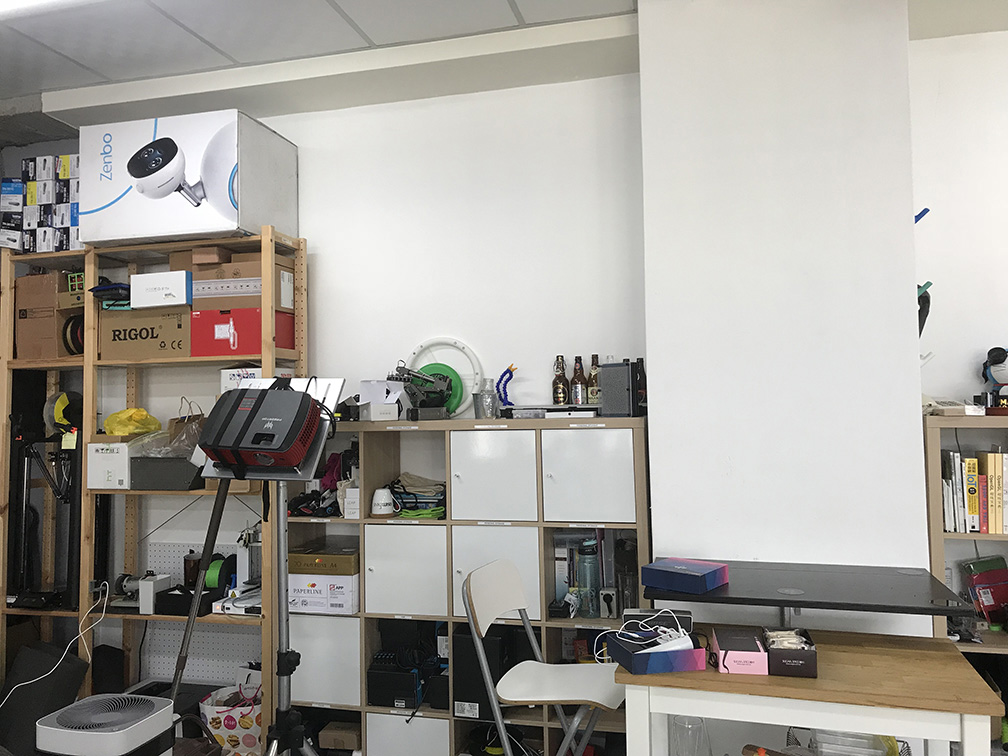
#> input picture photoSource/lab/IMG_0023.jpg, 1008 x 756 px, found by its file name
$ python main.py
#> lines starting #> are read from the running program, lines starting #| are printed output that depends on the picture
### feature_match.py
import cv2
import sys
import numpy as np

class matcher(object):
    def __init__(self, img_path1, img_path2):
#> called with img_path1 = './photoSource/lab/IMG_0023.JPG', img_path2 = './photoSource/lab/IMG_0024.JPG'
        self.img1 = cv2.imread(img_path1)
#> self.img1 is the input picture: shape (756, 1008, 3); mean B, G, R 152.5, 158.4, 161.9
        self.img2 = cv2.imread(img_path2)
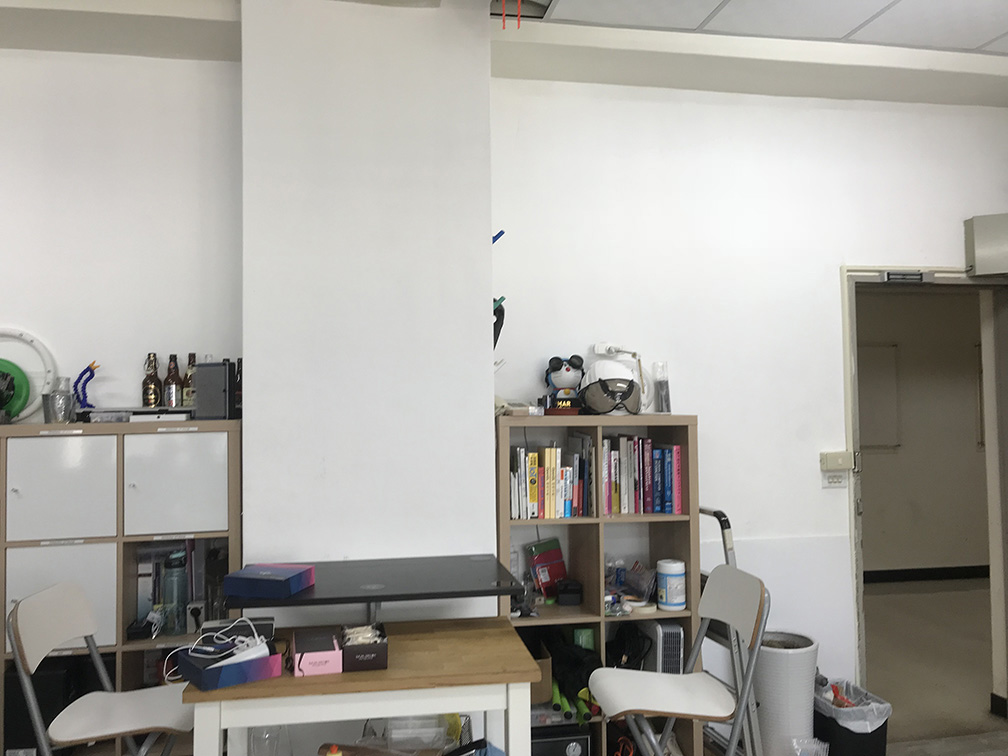
#> input picture photoSource/lab/IMG_0024.jpg, 1008 x 756 px, found by its file name
#> self.img2 is the input picture: shape (756, 1008, 3); mean B, G, R 159.2, 164.8, 167.2
        # self.img1, self.img2 = img1, img2
        # w1, h1 = self.img1.shape[:2]
        self.img1_gray = cv2.cvtColor(self.img1, cv2.COLOR_BGR2GRAY)
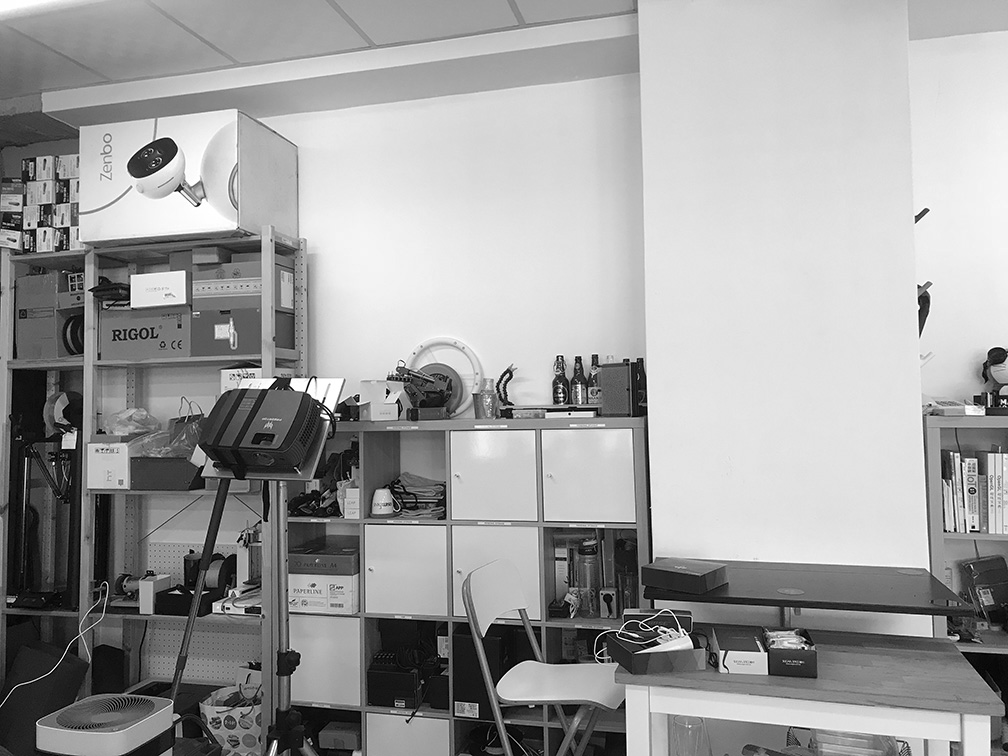
#> self.img1_gray: shape (756, 1008); min 0, max 255, mean 158.8
        # w2, h2 = self.img2.shape[:2]
        self.img2_gray = cv2.cvtColor(self.img2, cv2.COLOR_BGR2GRAY)
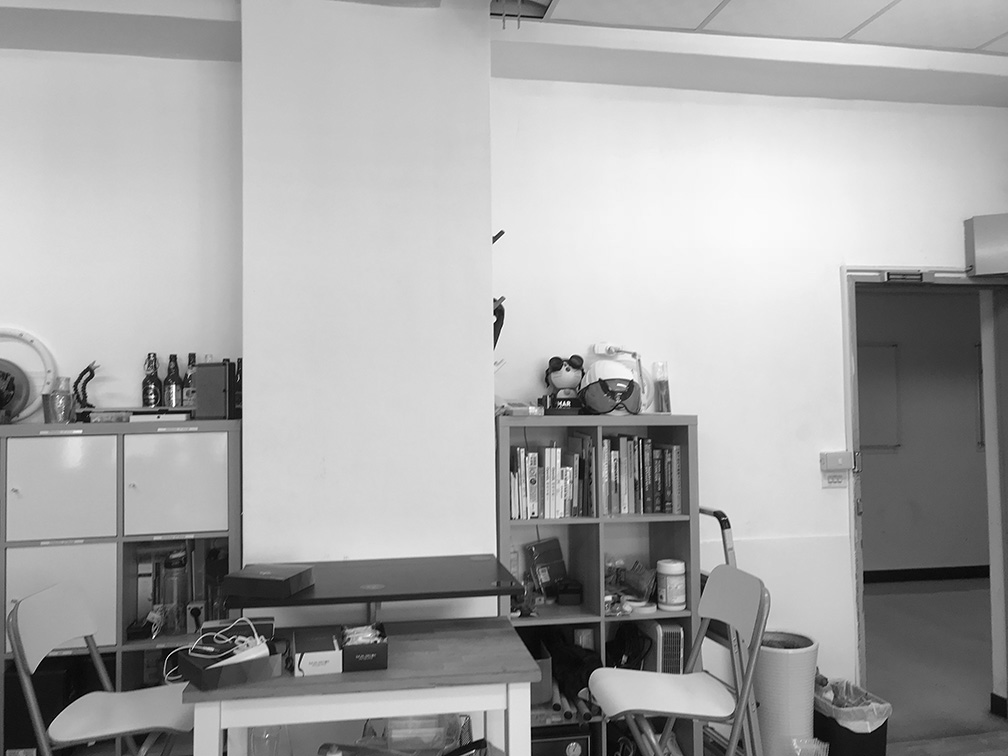
#> self.img2_gray: shape (756, 1008); min 0, max 255, mean 164.9
        # Set parameters
        self.numberOfImage = 0

        # Extract feature using SIFT
        (self.kp1, self.des1, self.kp2, self.des2) = self.SIFTFeatureExtractor(self.img1_gray, self.img2_gray, self.numberOfImage)

        # Match the features
        self.matches, self.matches_for_draw = self.featureMatching(self.des1, self.des2)

        # Draw matches and save
        img_final = cv2.drawMatchesKnn(self.img1_gray, self.kp1, self.img2_gray, self.kp2, self.matches_for_draw, None, flags = 2)
        cv2.imwrite("final.png", img_final)


    def SIFTFeatureExtractor(self, masterImg, slaveImg, numberOfImage):
        # SIFT feature extractor, root SIFT included to enable more precise result
        # Create SIFT extractor
#> called with numberOfImage = 0
        extractor = cv2.xfeatures2d.SIFT_create()
        # Compute feature vectors, and store into featureVectors array
        keyPoint_0, featureVectors_0 = extractor.detectAndCompute(masterImg, None)
#> keyPoint_0 = 1914 keypoints; strongest (x, y, size): (973, 527, 2.1), (198, 204, 2.3), (388, 392, 3.1), (192, 592, 2.2)
        keyPoint_1, featureVectors_1 = extractor.detectAndCompute(slaveImg, None)
#> keyPoint_1 = 1661 keypoints; strongest (x, y, size): (568, 403, 2.6), (153, 396, 2.3), (152, 386, 2.2), (499, 312, 8.3)

        # Draw the keypoint images
        result_0 = cv2.drawKeypoints(masterImg, keyPoint_0, outImage = np.array([]), color=(255,0 ,0))
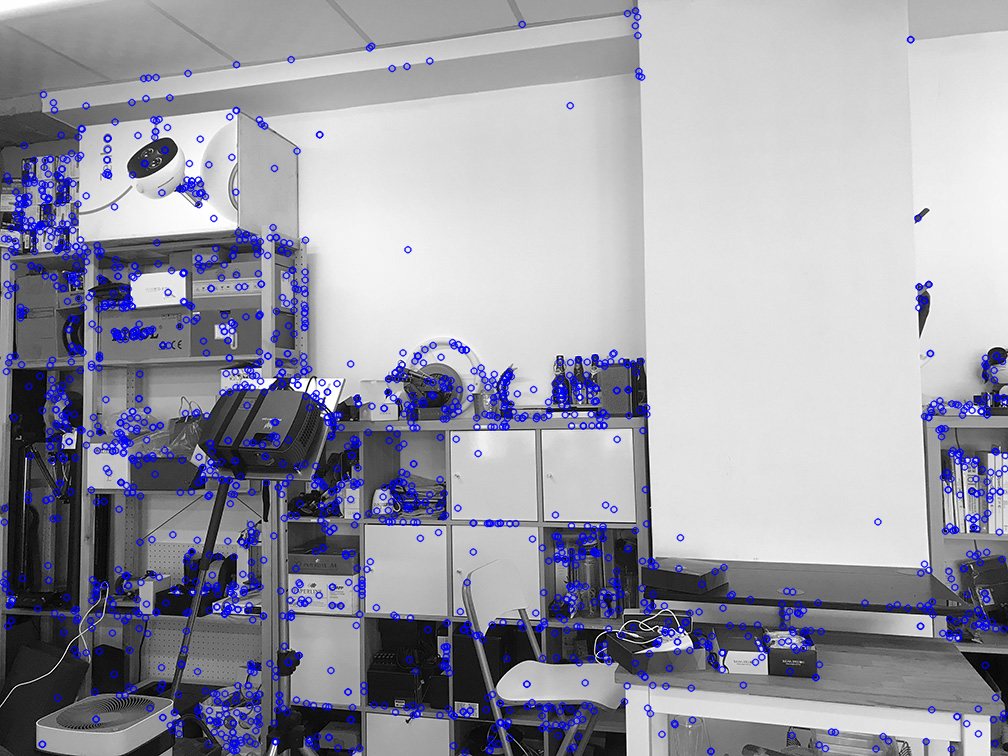
#> result_0: shape (756, 1008, 3); mean of channels 0, 1, 2 165.6, 153.8, 153.8; drawn as B, G, R
        result_1 = cv2.drawKeypoints(slaveImg, keyPoint_1, outImage = np.array([]), color=(255,0 ,0))
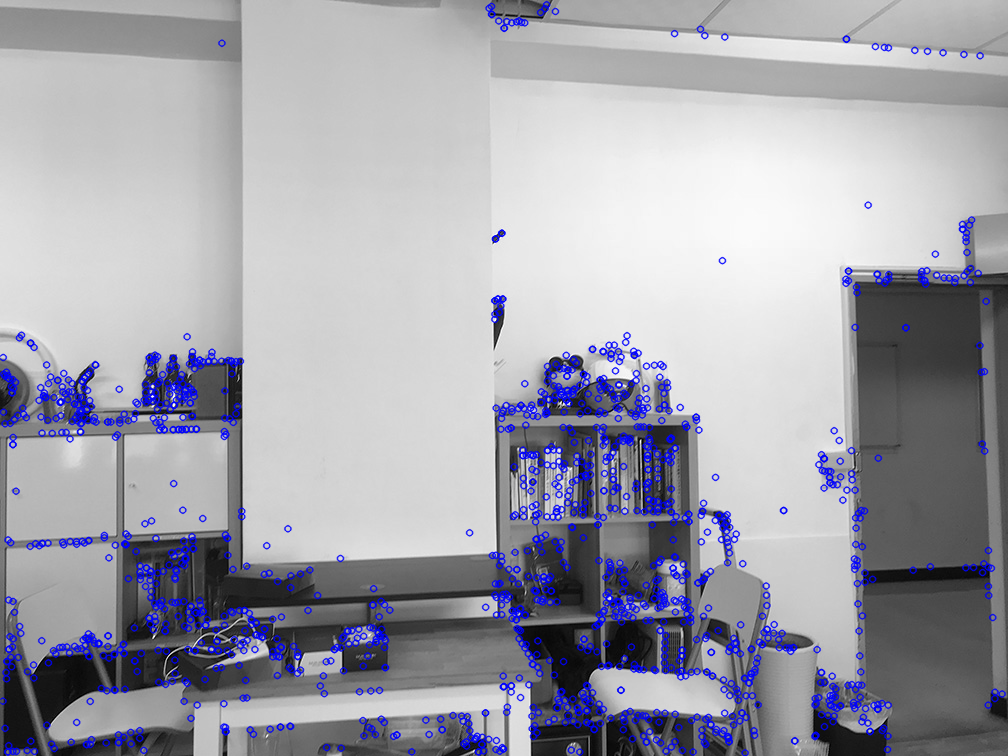
#> result_1: shape (756, 1008, 3); mean of channels 0, 1, 2 170.8, 160.5, 160.5; drawn as B, G, R

        # Store the keypoint images
        cv2.imwrite("kpImage_" + str(numberOfImage) + ".png", result_0)
        cv2.imwrite("kpImage_" + str(numberOfImage + 1) + ".png", result_1)

        # If keypoint detection succeeded
        if(len(keyPoint_0) > 0) and (len(keyPoint_1) > 0):

            # Print out information
            print("[INFO] # of keypoints detected in master image: {}".format(len(keyPoint_0)))
#| [INFO] # of keypoints detected in master image: 1914
            print("[INFO] feature vector shape in master image: {}".format(featureVectors_0.shape))
#| [INFO] feature vector shape in master image: (1914, 128)
            print("[INFO] # of keypoints detected in slave image: {}".format(len(keyPoint_1)))
#| [INFO] # of keypoints detected in slave image: 1661
            print("[INFO] feature vector shape in slave image: {}".format(featureVectors_1.shape))
#| [INFO] feature vector shape in slave image: (1661, 128)
#> in __init__, `(self.kp1, self.des1, self.kp2, self.des2) = self.SIFTFeatureExtractor..`: self.kp1 has the same summary as keyPoint_0 in SIFTFeatureExtractor; self.kp2 has the same summary as keyPoint_1 in SIFTFeatureExtractor

            # Retrun extracted data
            return (keyPoint_0, featureVectors_0, keyPoint_1, featureVectors_1)

        else:
            return ([], None, [], None)

    # Feature matching function
    def featureMatching(self, masterFeature, slaveFeature):

        # Create a bruteforce matcher
        matcher = cv2.BFMatcher()

        # Roughly match closest features into pairs
        rawMatches = matcher.knnMatch(masterFeature, slaveFeature, 2)
#> rawMatches = 1914 matches
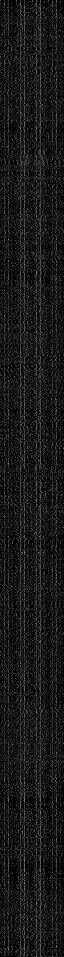
#> masterFeature: shape (1914, 128) float32 (shown at 1/2 size); min 0, max 219, mean 24.8

        # Create an array for final result
        matches = []
        matches_for_draw = []
        # David Lowe's ratio test; ratio is recommended to set between 0.7 and 0.8
        testRatio = 0.7
        for m, n in rawMatches:
            if m.distance < n.distance * testRatio:
                matches.append(m)
                matches_for_draw.append([m])
#> after the loop, matches = 196 matches; matches_for_draw = 196 matches
        # Return the matches left after the test
        return matches, matches_for_draw

### main.py
import cv2
import numpy as np
from matplotlib import pyplot as plt
import sys

import feature_match
import homography_ransac
import panoramic_image_stiching


# main script
def main():
    fname1 = './photoSource/lab/IMG_0023.JPG'
    fname2 = './photoSource/lab/IMG_0024.JPG'

    # find matches
    f_matches = feature_match.matcher(fname1, fname2)
#> in __init__, `img_final = cv2.drawMatchesKnn(self.img1_gray, self.kp1, self.img2_gra..`:
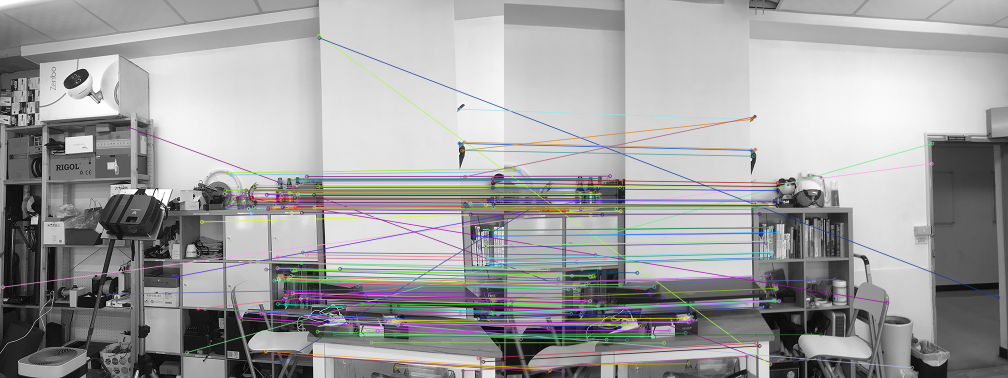
#> img_final: shape (756, 2016, 3) (shown at 1/2 size); mean of channels 0, 1, 2 160.3, 159.7, 160; drawn as B, G, R

    # use matched point pairs and ransac to find homography matrix
#> (the run stopped early here; a loop or call above may not have finished)
